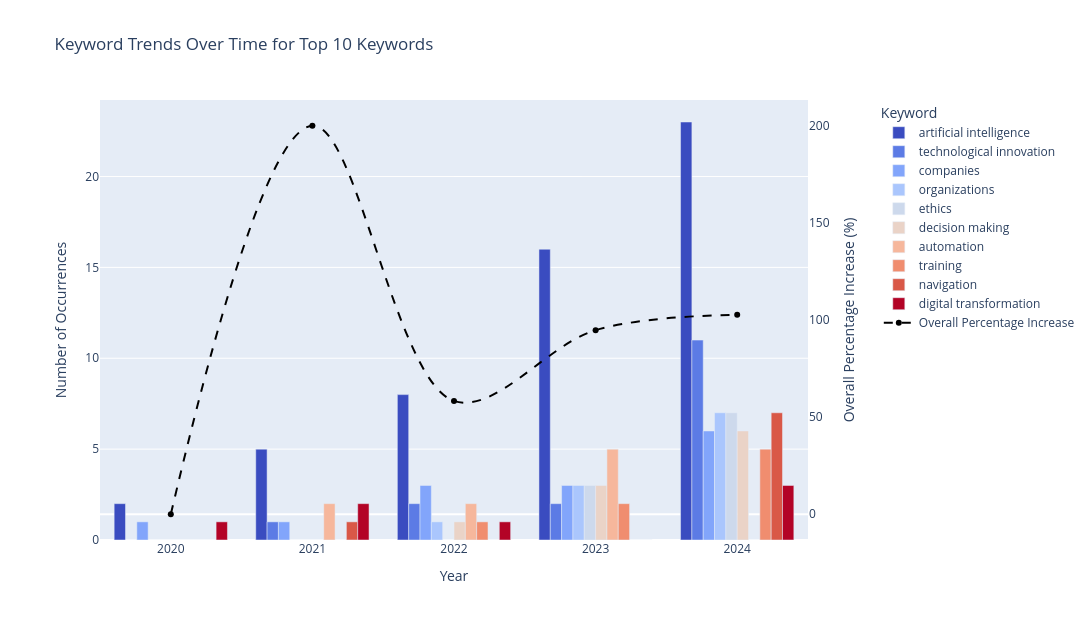

Write notebook code for a chart like this one.
### Code cell
import matplotlib.pyplot as plt
import plotly.express as px
import plotly.graph_objects as go
import numpy as np
from collections import Counter
import pandas as pd

# Generate coolwarm color palette from matplotlib
num_colors = 10  # Number of colors (for the top 10 keywords)
coolwarm_colors = plt.cm.coolwarm(np.linspace(0, 1, num_colors))

# Convert the colors to hex format for Plotly
coolwarm_palette = ['#%02x%02x%02x' % (int(r*255), int(g*255), int(b*255)) for r, g, b, _ in coolwarm_colors]

# Create a grouped bar chart to display keyword trends over time using the exact coolwarm palette
fig = px.bar(keyword_trends_df, 
             x='Year', 
             y='Count', 
             color='Keyword',
             barmode='group',
             title='Keyword Trends Over Time for Top 10 Keywords',
             labels={'Year': 'Year', 'Count': 'Number of Occurrences', 'Keyword': 'Keyword'},
             color_discrete_sequence=coolwarm_palette  # Apply exact matplotlib coolwarm palette
)

# Calculate trend metrics
# Overall increase in keyword occurrences
overall_increase = keyword_trends_df.groupby('Year')['Count'].sum().pct_change().fillna(0) * 100

# Add a line representing the overall percentage increase in keywords per year with secondary y-axis
fig.add_trace(go.Scatter(
    x=overall_increase.index,
    y=overall_increase,
    mode='lines+markers',
    name='Overall Percentage Increase',
    line=dict(color='black', dash='dash', shape='spline'),
    yaxis='y2'
))

# Update layout for better readability and add secondary y-axis for percentage increase
fig.update_layout(
    width=1120,  # Reduce the width by 20%
    height=640,  # Reduce the height by 20%
    xaxis_title='Year',
    yaxis_title='Number of Occurrences',
    xaxis=dict(tickmode='linear', dtick=1),  # Ensure only full years are shown on x-axis
    margin=dict(l=100, r=150, t=100, b=100),  # Set a margin around the chart area, increase right margin
    yaxis2=dict(
        title='Overall Percentage Increase (%)',
        overlaying='y',
        side='right',
        showgrid=False,
        tickformat='.0f'  # Use integer format for percentage increase
    ),
    legend=dict(
        x=1.1,  # Move legend further to the right to avoid overlap
        y=1,
        traceorder='normal'
    )
)

# Show the grouped bar chart with the additional line
fig.show()

### Figure 1 — Plotly figure (JSON) as saved in the notebook; plotly's stock layout.template omitted (floating-point values rounded to 4 significant figures)
{"data": [{"alignmentgroup": "True", "hovertemplate": "Keyword=artificial intelligence<br>Year=%{x}<br>Number of Occurrences=%{y}<extra></extra>", "legendgroup": "artificial intelligence", "marker": {"color": "#3a4cc0", "pattern": {"shape": ""}}, "name": "artificial intelligence", "offsetgroup": "artificial intelligence", "orientation": "v", "showlegend": true, "textposition": "auto", "type": "bar", "x": [2024, 2023, 2022, 2020, 2021], "xaxis": "x", "y": [23, 16, 8, 2, 5], "yaxis": "y"}, {"alignmentgroup": "True", "hovertemplate": "Keyword=technological innovation<br>Year=%{x}<br>Number of Occurrences=%{y}<extra></extra>", "legendgroup": "technological innovation", "marker": {"color": "#5c7be5", "pattern": {"shape": ""}}, "name": "technological innovation", "offsetgroup": "technological innovation", "orientation": "v", "showlegend": true, "textposition": "auto", "type": "bar", "x": [2024, 2023, 2022, 2020, 2021], "xaxis": "x", "y": [11, 2, 2, 0, 1], "yaxis": "y"}, {"alignmentgroup": "True", "hovertemplate": "Keyword=companies<br>Year=%{x}<br>Number of Occurrences=%{y}<extra></extra>", "legendgroup": "companies", "marker": {"color": "#82a5fb", "pattern": {"shape": ""}}, "name": "companies", "offsetgroup": "companies", "orientation": "v", "showlegend": true, "textposition": "auto", "type": "bar", "x": [2024, 2023, 2022, 2020, 2021], "xaxis": "x", "y": [6, 3, 3, 1, 1], "yaxis": "y"}, {"alignmentgroup": "True", "hovertemplate": "Keyword=organizations<br>Year=%{x}<br>Number of Occurrences=%{y}<extra></extra>", "legendgroup": "organizations", "marker": {"color": "#aac6fd", "pattern": {"shape": ""}}, "name": "organizations", "offsetgroup": "organizations", "orientation": "v", "showlegend": true, "textposition": "auto", "type": "bar", "x": [2024, 2023, 2022, 2020, 2021], "xaxis": "x", "y": [7, 3, 1, 0, 0], "yaxis": "y"}, {"alignmentgroup": "True", "hovertemplate": "Keyword=ethics<br>Year=%{x}<br>Number of Occurrences=%{y}<extra></extra>", "legendgroup": "ethics", "marker": {"color": "#cdd9ec", "pattern": {"shape": ""}}, "name": "ethics", "offsetgroup": "ethics", "orientation": "v", "showlegend": true, "textposition": "auto", "type": "bar", "x": [2024, 2023, 2022, 2020, 2021], "xaxis": "x", "y": [7, 3, 0, 0, 0], "yaxis": "y"}, {"alignmentgroup": "True", "hovertemplate": "Keyword=decision making<br>Year=%{x}<br>Number of Occurrences=%{y}<extra></extra>", "legendgroup": "decision making", "marker": {"color": "#ead3c7", "pattern": {"shape": ""}}, "name": "decision making", "offsetgroup": "decision making", "orientation": "v", "showlegend": true, "textposition": "auto", "type": "bar", "x": [2024, 2023, 2022, 2020, 2021], "xaxis": "x", "y": [6, 3, 1, 0, 0], "yaxis": "y"}, {"alignmentgroup": "True", "hovertemplate": "Keyword=automation<br>Year=%{x}<br>Number of Occurrences=%{y}<extra></extra>", "legendgroup": "automation", "marker": {"color": "#f6b79c", "pattern": {"shape": ""}}, "name": "automation", "offsetgroup": "automation", "orientation": "v", "showlegend": true, "textposition": "auto", "type": "bar", "x": [2024, 2023, 2022, 2020, 2021], "xaxis": "x", "y": [0, 5, 2, 0, 2], "yaxis": "y"}, {"alignmentgroup": "True", "hovertemplate": "Keyword=training<br>Year=%{x}<br>Number of Occurrences=%{y}<extra></extra>", "legendgroup": "training", "marker": {"color": "#f08d6f", "pattern": {"shape": ""}}, "name": "training", "offsetgroup": "training", "orientation": "v", "showlegend": true, "textposition": "auto", "type": "bar", "x": [2024, 2023, 2022, 2020, 2021], "xaxis": "x", "y": [5, 2, 1, 0, 0], "yaxis": "y"}, {"alignmentgroup": "True", "hovertemplate": "Keyword=navigation<br>Year=%{x}<br>Number of Occurrences=%{y}<extra></extra>", "legendgroup": "navigation", "marker": {"color": "#d95847", "pattern": {"shape": ""}}, "name": "navigation", "offsetgroup": "navigation", "orientation": "v", "showlegend": true, "textposition": "auto", "type": "bar", "x": [2024, 2023, 2022, 2020, 2021], "xaxis": "x", "y": [7, 0, 0, 0, 1], "yaxis": "y"}, {"alignmentgroup": "True", "hovertemplate": "Keyword=digital transformation<br>Year=%{x}<br>Number of Occurrences=%{y}<extra></extra>", "legendgroup": "digital transformation", "marker": {"color": "#b30326", "pattern": {"shape": ""}}, "name": "digital transformation", "offsetgroup": "digital transformation", "orientation": "v", "showlegend": true, "textposition": "auto", "type": "bar", "x": [2024, 2023, 2022, 2020, 2021], "xaxis": "x", "y": [3, 0, 1, 1, 2], "yaxis": "y"}, {"line": {"color": "black", "dash": "dash", "shape": "spline"}, "mode": "lines+markers", "name": "Overall Percentage Increase", "type": "scatter", "x": [2020, 2021, 2022, 2023, 2024], "y": [0, 200, 58.33, 94.74, 102.7], "yaxis": "y2"}], "layout": {"barmode": "group", "height": 640, "legend": {"title": {"text": "Keyword"}, "tracegroupgap": 0, "traceorder": "normal", "x": 1.1, "y": 1}, "margin": {"b": 100, "l": 100, "r": 150, "t": 100}, "title": {"text": "Keyword Trends Over Time for Top 10 Keywords"}, "width": 1120, "xaxis": {"anchor": "y", "domain": [0, 1], "dtick": 1, "tickmode": "linear", "title": {"text": "Year"}}, "yaxis": {"anchor": "x", "domain": [0, 1], "title": {"text": "Number of Occurrences"}}, "yaxis2": {"overlaying": "y", "showgrid": false, "side": "right", "tickformat": ".0f", "title": {"text": "Overall Percentage Increase (%)"}}}}
